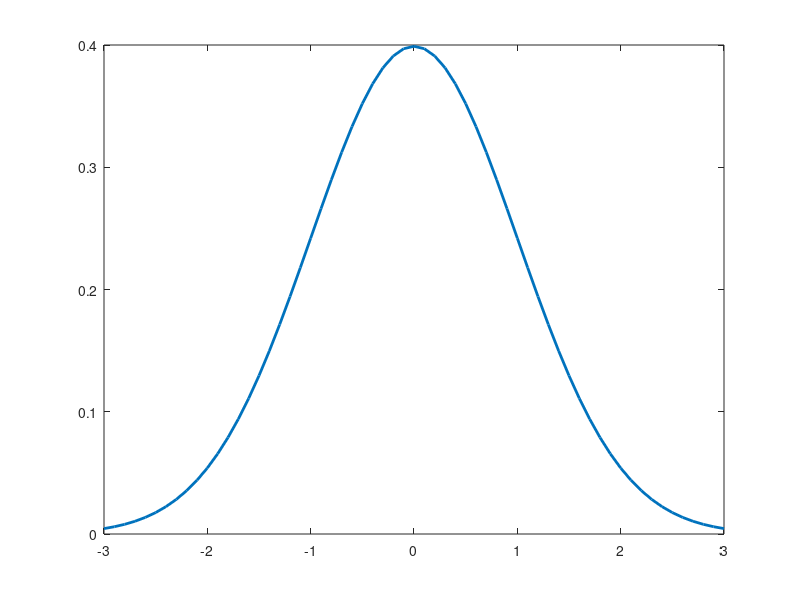

Write the MATLAB code that produced this figure.
%create distribution
X = makedist('Normal');

% probability density function
x = -3:.1:3; % realizations
pdf_normal = pdf(X, x);

X.pdf(5) %pdf at x = 5
X.cdf(3) %CDF for x = 3
X.icdf(0.05) %inverse CDF for alpha = 0.05


plot(x, pdf_normal, 'LineWidth', 2)